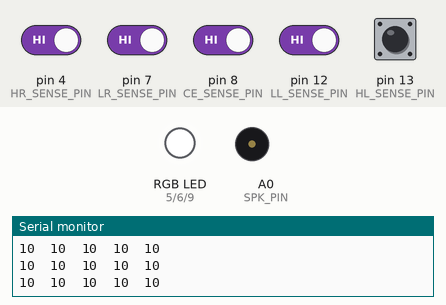
Recording of a sketch running on a simulated Arduino Uno, built with avr-gcc and run on an emulated ATmega328P. Parts: an RGB LED mixed from three pins (HIGH = lit), buzzer (waves = sounding), the last lines printed to the serial monitor. The test bench sets the inputs (shaded band); at power-on: pin 4 (HR_SENSE_PIN), pin 7 (LR_SENSE_PIN), pin 8 (CE_SENSE_PIN), pin 12 (LL_SENSE_PIN), pin 13 (HL_SENSE_PIN) HIGH. Dim RGB values are drawn brighter than linear.

Above: at 3.7 s.
3.8 s: pin 4 (HR_SENSE_PIN) driven LOW
At 5.9 s:
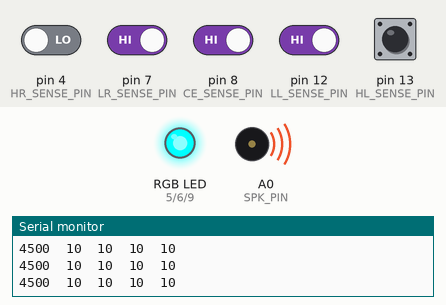
6.8 s: pin 7 (LR_SENSE_PIN) driven LOW
At 9.4 s:
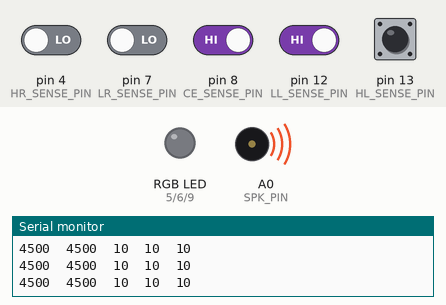
9.8 s: pin 4 (HR_SENSE_PIN) driven HIGH
At 11.8 s:
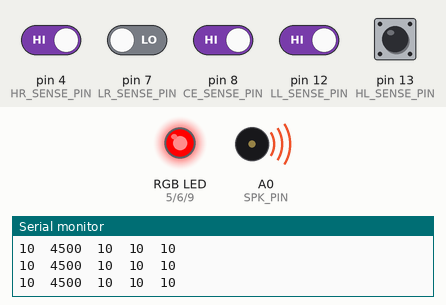
12.8 s: pin 7 (LR_SENSE_PIN) driven HIGH
At 12.99 s:
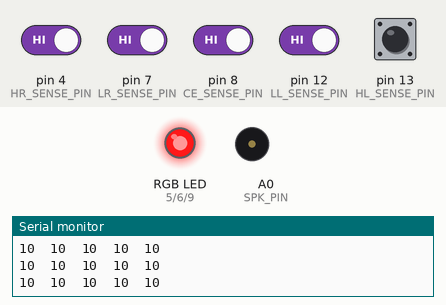
15.8 s: pin 8 (CE_SENSE_PIN) driven LOW
At 18.2 s:
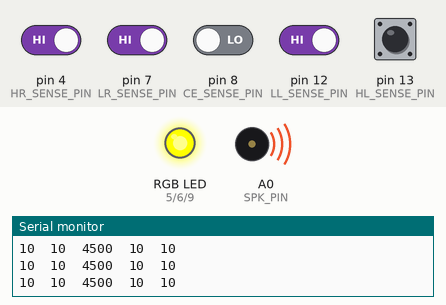
18.8 s: pin 12 (LL_SENSE_PIN) driven LOW
At 19.6 s:
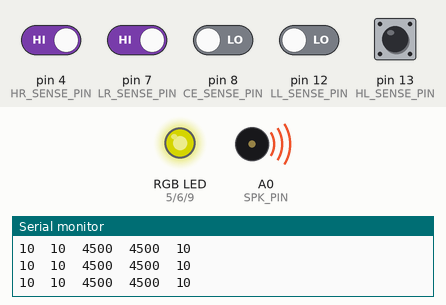
Timing chart, 0 to 21.9 s (numbered marks = the images above; inputs shaded):
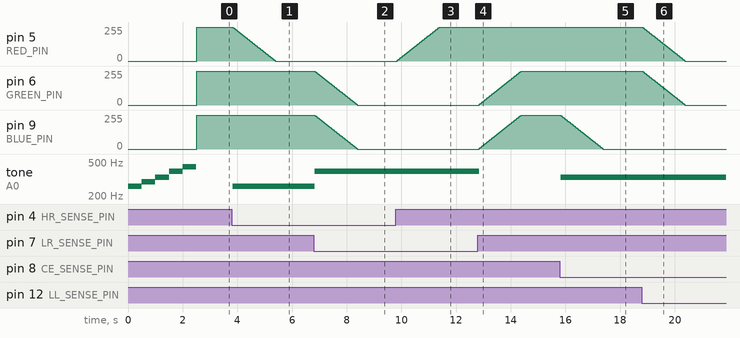

Measured:
- after the input at 3.8 s, pin 5 (RED_PIN): moves from 255/255 to 0/255 over 1.5 s, starting at once; tone on A0 (SPK_PIN): silent → 261 Hz at once
- after the input at 6.8 s, pin 6 (GREEN_PIN), pin 9 (BLUE_PIN): moves from 255/255 to 0/255 over 1.5 s, starting at once; tone on A0 (SPK_PIN): 261 Hz → 392 Hz at once
- after the input at 9.8 s, pin 5 (RED_PIN): moves from 0/255 to 255/255 over 1.5 s, starting at once
- after the input at 12.8 s, pin 6 (GREEN_PIN), pin 9 (BLUE_PIN): moves from 0/255 to 255/255 over 1.5 s, starting at once; tone on A0 (SPK_PIN): 392 Hz → silent at once
- after the input at 15.8 s, pin 9 (BLUE_PIN): moves from 255/255 to 0/255 over 1.5 s, starting at once; tone on A0 (SPK_PIN): silent → 330 Hz at once
- after the input at 18.8 s, pin 5 (RED_PIN), pin 6 (GREEN_PIN): moves from 255/255 to 0/255 over 1.5 s, starting at once

The sketch:

srcMantravola.ino
```cpp
#include <CapacitiveSensor.h>

// LED defines
int RED_PIN = 5;
int GREEN_PIN = 6;
int BLUE_PIN = 9;
int SPK_PIN = A0;

#define VALUE_MAX  0
#define VALUE_OFF  255
#define VALUE_STEP   5

#define R_IDX 0
#define G_IDX 1
#define B_IDX 2

// capacitor soft button defines
#define SOURCE_PIN     2
#define HR_SENSE_PIN   4
#define LR_SENSE_PIN   7
#define CE_SENSE_PIN   8
#define LL_SENSE_PIN  12
#define HL_SENSE_PIN  13

#define  SOFT_BTN_THRESHOLD   400

// define class for LED display
class RGB_Led
{
  public:
  int pin[3];
  int value[3];
  int vote[3];

  RGB_Led(int r,int g,int b)
  {
    pin[R_IDX] = r;
    pin[G_IDX] = g;
    pin[B_IDX] = b;

    value[R_IDX] = value[G_IDX] = value[B_IDX] = VALUE_OFF;

    pinMode(pin[R_IDX], OUTPUT);
    pinMode(pin[G_IDX], OUTPUT);
    pinMode(pin[B_IDX], OUTPUT);

    pinMode(SPK_PIN, OUTPUT);
  }

  void voting(boolean red, boolean green, boolean blue)
  {
    if (red) vote[R_IDX]++;
    if (green) vote[G_IDX]++;
    if (blue) vote[B_IDX]++;
  }

  boolean update_values(void)
  {
    boolean ret = false;

    for (int i = R_IDX ; i <= B_IDX; i++)
    {
//      Serial.print(vote[i]);
//      Serial.print("\t");
      if (vote[i])
      {
        if (value[i] != VALUE_MAX)    value[i] = value[i] - VALUE_STEP;

        vote[i] = 0;
      }
      else
      {
        if (value[i] != VALUE_OFF)    value[i] = value[i] + VALUE_STEP;
      }

      if (value[i] != 255)
         ret = true;

//      Serial.print(value[i]);
//      Serial.print("\t");
      analogWrite(pin[i], value[i]);
    }
//    Serial.println();

    return ret;
  }
};

CapacitiveSensor HR_4_2 = CapacitiveSensor(SOURCE_PIN,HR_SENSE_PIN);
CapacitiveSensor LR_5_2 = CapacitiveSensor(SOURCE_PIN,LR_SENSE_PIN);
CapacitiveSensor Ce_6_2 = CapacitiveSensor(SOURCE_PIN,CE_SENSE_PIN);
CapacitiveSensor LL_7_2 = CapacitiveSensor(SOURCE_PIN,LL_SENSE_PIN);
CapacitiveSensor HL_8_2 = CapacitiveSensor(SOURCE_PIN,HL_SENSE_PIN);


RGB_Led  ledRGB(RED_PIN, BLUE_PIN, GREEN_PIN);


//int numTones = 10;
//int tones[] = {261, 277, 294, 311, 330, 349, 370, 392, 415, 440};  //mid C C# D D# E F F# G G# A
int numTones = 5;
int tones[] = {261, 294, 330, 392, 440};  //mid C C# D D# E F F# G G# A

void setup() {
  Serial.begin(9600);
  //pinMode(SPK_PIN, OUTPUT);

  for (int i = 0; i < numTones; i++)
  {
    tone(SPK_PIN, tones[i]);
    delay(500);
  }

//  for (int i = 0; i < numTones; i++)
//  {
//    tone(SPK_PIN, tones[numTones - 1 - i]);
//    delay(500);
//  }
  noTone(SPK_PIN);
}

void loop() {
  long HR_value =  HR_4_2.capacitiveSensor(30);
  long LR_value =  LR_5_2.capacitiveSensor(30);
  long Ce_value =  Ce_6_2.capacitiveSensor(30);
  long LL_value =  LL_7_2.capacitiveSensor(30);
  long HL_value =  HL_8_2.capacitiveSensor(30);
  int pitch;

  Serial.print(HR_value);
  Serial.print("  ");
  Serial.print(LR_value);
  Serial.print("  ");
  Serial.print(Ce_value);
  Serial.print("  ");
  Serial.print(LL_value);
  Serial.print("  ");
  Serial.println(HL_value);

  pitch = 0;
  if (HR_value > SOFT_BTN_THRESHOLD)
  {
   ledRGB.voting(true, false, false);
   pitch = tones[0];   //C
  }

  if (LR_value > SOFT_BTN_THRESHOLD)
  {
   ledRGB.voting(false, true, true);
   pitch = tones[3];   //G
  }

  if (LL_value > SOFT_BTN_THRESHOLD)
  {
    ledRGB.voting(true, false, true);
    pitch = tones[4];   //A
  }

  if (HL_value > SOFT_BTN_THRESHOLD)
  {
    ledRGB.voting(false, false, true);
    pitch = tones[1];   //D
  }

  if (Ce_value > SOFT_BTN_THRESHOLD)
  {
      ledRGB.voting(false, true, false);
      pitch = tones[2];   //E
  }

  boolean isLedOn = ledRGB.update_values();

  if (pitch)
     tone(SPK_PIN, pitch);
  else
     noTone(SPK_PIN);

  delay(15);

}
```
